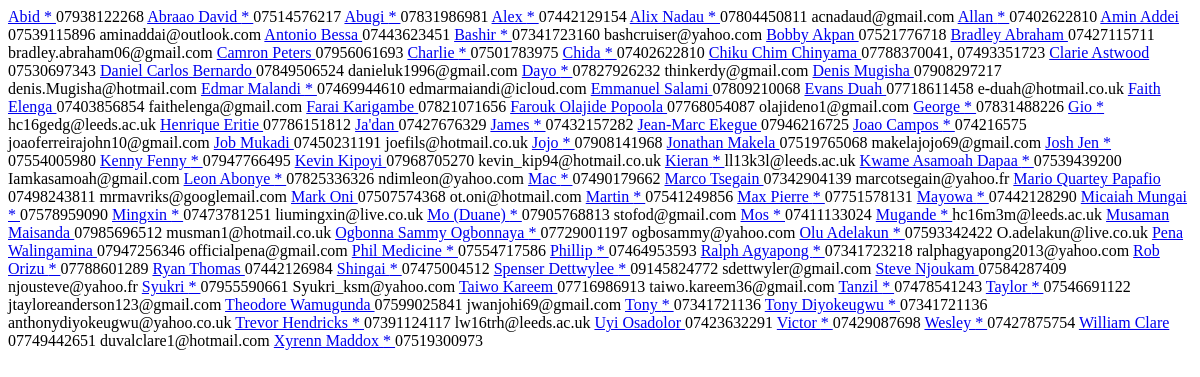
The app's page /member/_gender/Male (signed in), older data.
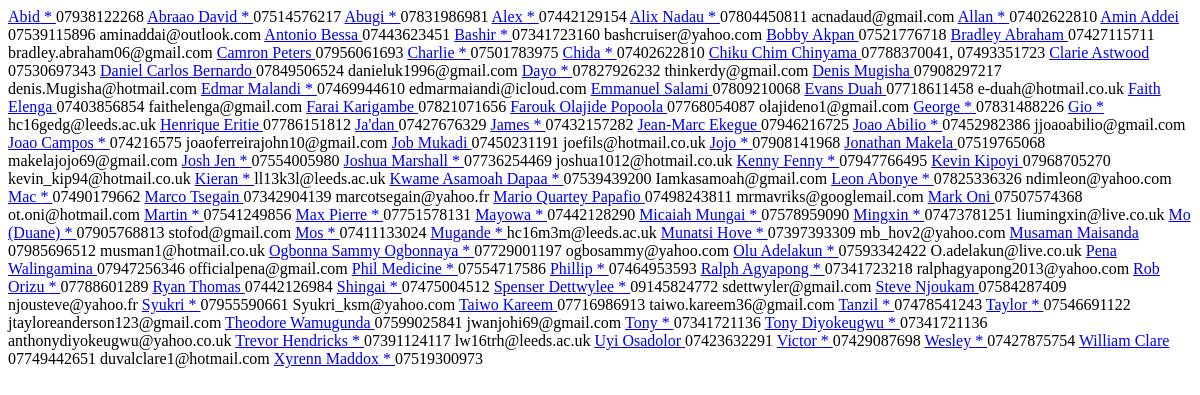
The same page, newer data.
### member/models.py (models this page shows)
class Member(models.Model):
	name = models.CharField(max_length=50, unique=True)
	gender = models.ForeignKey('Gender', on_delete=models.CASCADE, related_name="sex")
	mobile_no = models.CharField(max_length=50, blank=True, null=True, unique=False, verbose_name="Mobile number")
	email = models.EmailField(max_length=50, blank=True, null=True, verbose_name="Email Address")
	date_of_birth = models.DateField(blank=True, null=True)
	address = models.TextField(max_length=200, blank=True, null=True)
	post_code = models.CharField(max_length=10, blank=True, null=True)
	academic_institution = models.ForeignKey('AcademicInstitution', on_delete=models.CASCADE, related_name="academic_institution", null=True, blank=True)
	course = models.CharField(max_length=100, blank=True)
	first_attended = models.DateField(blank=True, null=True)
	attendance_status = models.ForeignKey('Attendance', on_delete=models.CASCADE, related_name="attendance_status")
	last_visited = models.DateField(null=True, blank=True)
	extra_info = models.TextField(max_length=2000, blank=True)
	last_modified = models.DateTimeField(auto_now=True)
	def __str__(self):
		return self.name
	class Meta:
		ordering = ["name"]

### member/views.py (the view)
@login_required
def _list_members_by_gender(request, gender):
	pattern = re.compile(r"^([\w]+)$")
	if pattern.match(gender) and gender != "ALL":
		gender = Gender.objects.get(gender__iexact = gender).gender
		members = Member.objects.filter(gender__gender__iexact = gender)
	else:
		members = Member.objects.all()
	context = {
		'members': members
	}
	return render (request, '_partial/member_data.html', context)

### member/models.py (called while the page is built)
	def __str__(self):
		return self.status

### member/templates/_partial/member_data.html
{% for member in members %}
<tr>
	<td><a href="{% url 'member:member_info' member %}" title="{{ member.attendance_status }}">
	{% if member.attendance_status.status.lower == 'regular new member' or member.attendance_status.status.lower == 'regular old member' or member.attendance_status.status.lower == 'established' %}
	<span class="w3-text-green">
		{{ member.name }}
	</span>
	{% elif member.attendance_status.status.lower == 'rare new member' or member.attendance_status.status.lower == 'rare old member' %}
	<span class="w3-text-red">
		{{ member.name }}
	</span>
	{% elif member.attendance_status.status.lower == 'outreach' or member.attendance_status.status.lower == 'evangelism' %}
	<span class="w3-text-orange">
		{{ member.name }} *
	</span>
	{% elif member.attendance_status.status.lower == 'first timer' %}
		{{ member.name }} *
	{% else %}
	<span class="w3-text-grey">
		{{ member.name }}
	</span>
	{% endif %}
	</a></td>
	<td>{{ member.mobile_no }}</td>
	<td>{{ member.email }}</td>
</tr>
{% endfor %}

Row changes from the older to the newer data that the page shows:
added Member: name "Joao Abilio", mobile_no "07452982386", email "jjoaoabilio@gmail.com"
added Member: name "Joshua Marshall", mobile_no "07736254469", email "joshua1012@hotmail.co.uk"
added Member: name "Munatsi Hove", mobile_no "07397393309", email "mb_hov2@yahoo.com"
